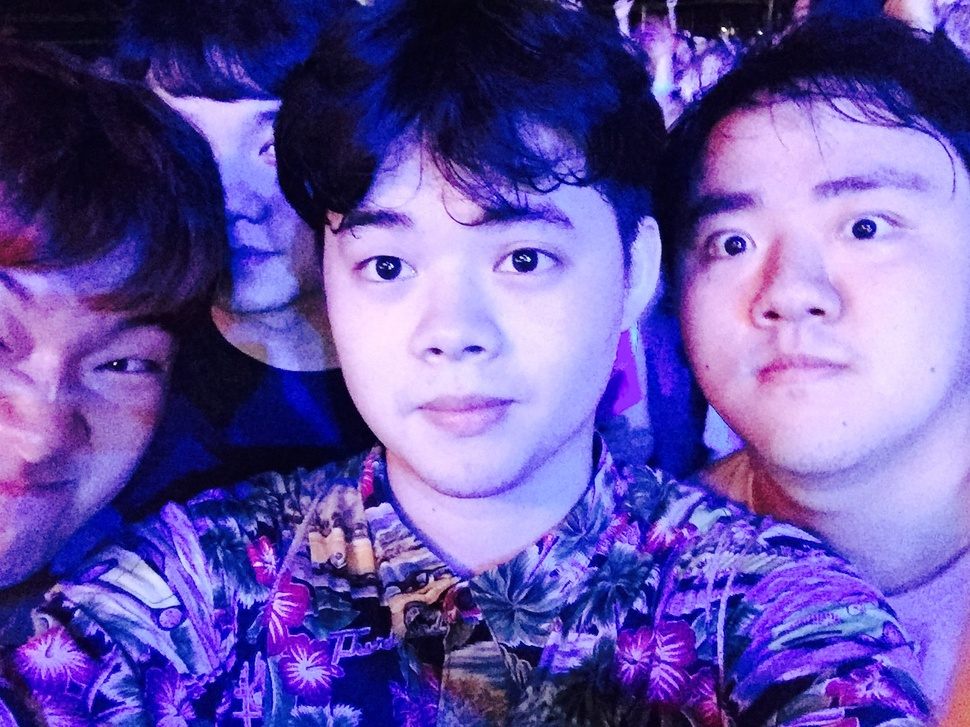
%> input picture 1_clustering/me.jpg, 970 x 727 px, shrunk from 1280 x 960 before the run
$ octave 1_kmeans_image.m   (GNU Octave 9; MATLAB toolbox functions it lacks are replaced by stand-ins)
%> lines starting %> are read from the running program, lines starting %| are printed output that depends on the picture
close all;
I = imread('me.jpg');
%> I is the input picture: size 727x970x3 uint8; mean R, G, B 101.2, 82.6, 165.6
k = 4;
%I(:,:,1)=0;
%I(:,:,2)=0;
%I(:,:,3)=0;
imshow(I);
figure;
I = im2double(I);
%> I: size 727x970x3 double
% [4 lines of commented-out code are left out]

R = I(:,:,1); R = R(:);
%> after `R = I(:,:,1)`:
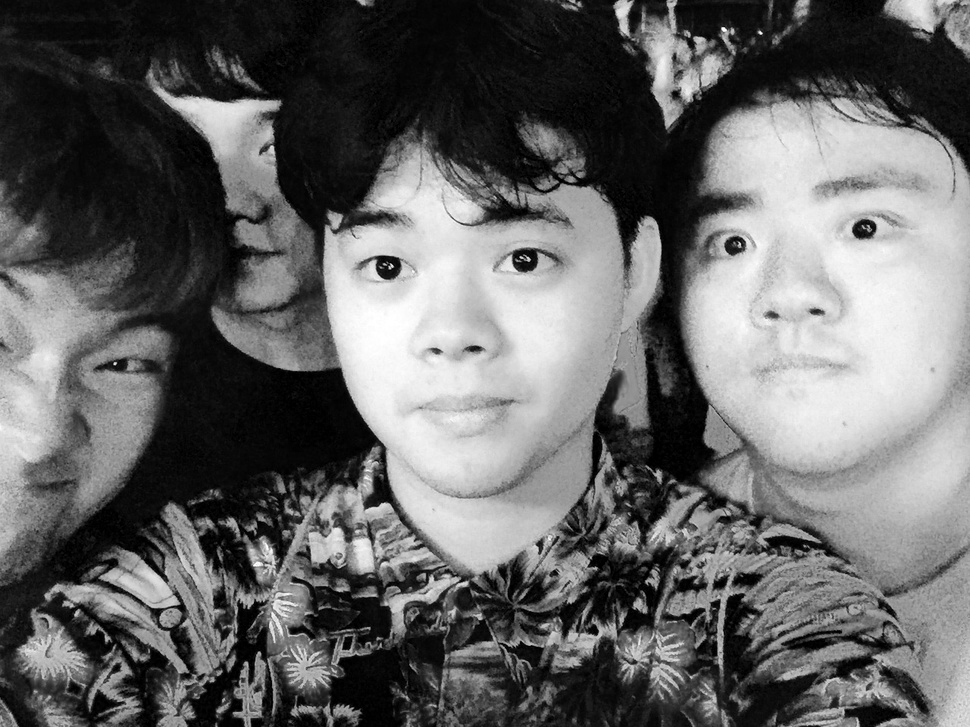
%> R: size 727x970 double; min 0, max 1, mean 0.397
G = I(:,:,2); G = G(:);
%> after `G = I(:,:,2)`:
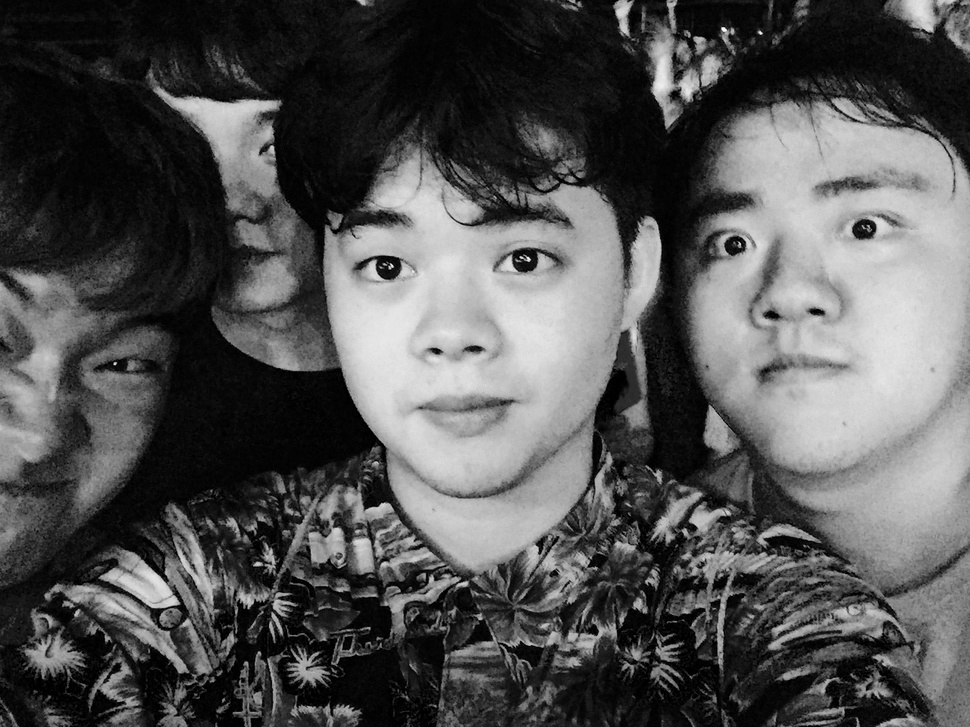
%> G: size 727x970 double; min 0, max 0.988, mean 0.324
B = I(:,:,3); B = B(:);
%> after `B = I(:,:,3)`:
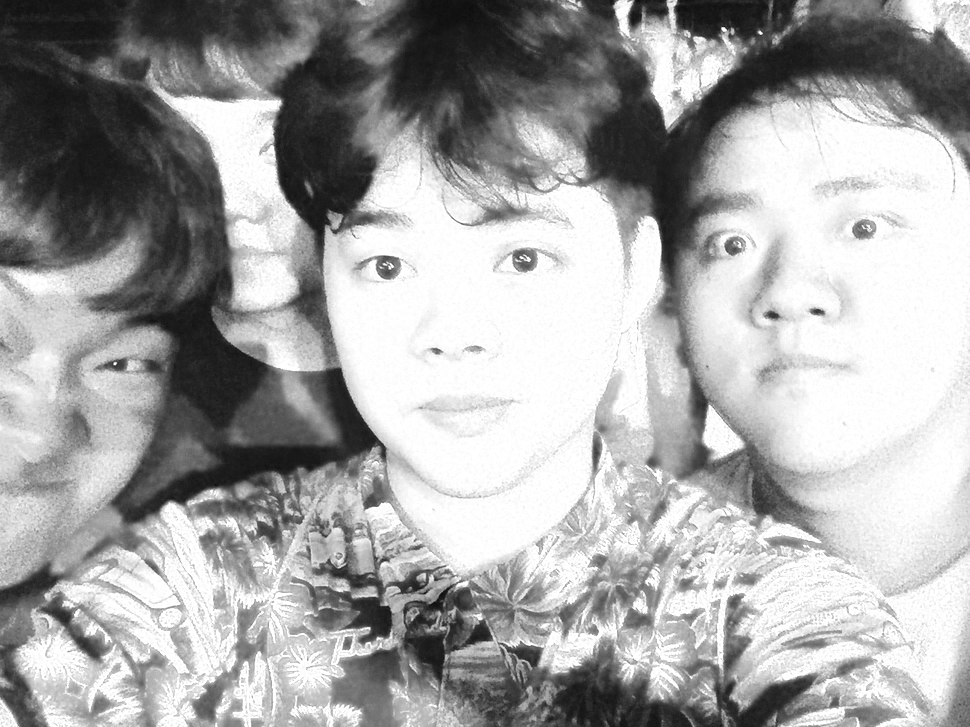
%> B: size 727x970 double; min 0.0392, max 1, mean 0.649
[idx, C, SUMD, D]= kmeans([R G B], k);
%> C = [0.0657 0.046 0.227; 0.806 0.724 0.968; 0.179 0.118 0.631; 0.544 0.392 0.852]; SUMD = [3160; 3904.2; 5937.1; 5771.7]
imshow(ind2rgb(reshape(idx, size(I,1), size(I, 2)), [1 0 0; 0 1 0; 0 0 1; 1 1 0; 1 0 1; 0 1 1; 1 1 1; 0 0 0]))
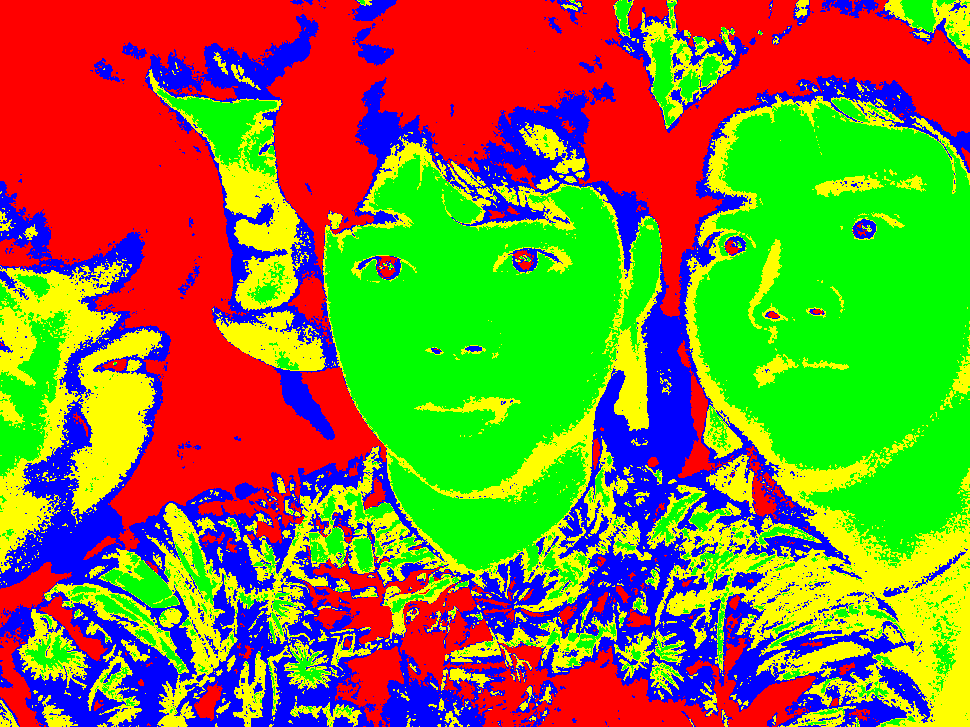
%> displayed picture: size 727x970x3, on the screen's scale of 0 to 255; mean R, G, B 129.2, 124.3, 53.4
%imshow(reshape(idx, size(I,1), size(I, 2)))

$ run again, with 1_clustering/tree.jpg copied over 1_clustering/me.jpg
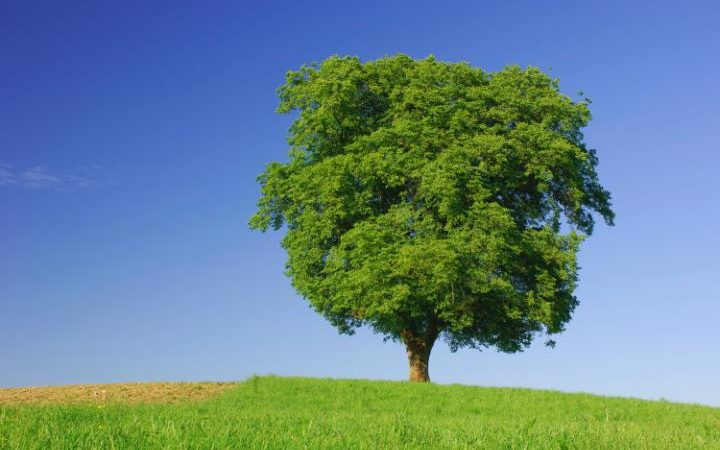
%> input picture 1_clustering/tree.jpg, 720 x 450 px
%> I is the input picture: size 450x720x3 uint8; mean R, G, B 103.2, 133.7, 141.2
%> I: size 450x720x3 double
%> `B = I(:,:,3)`:
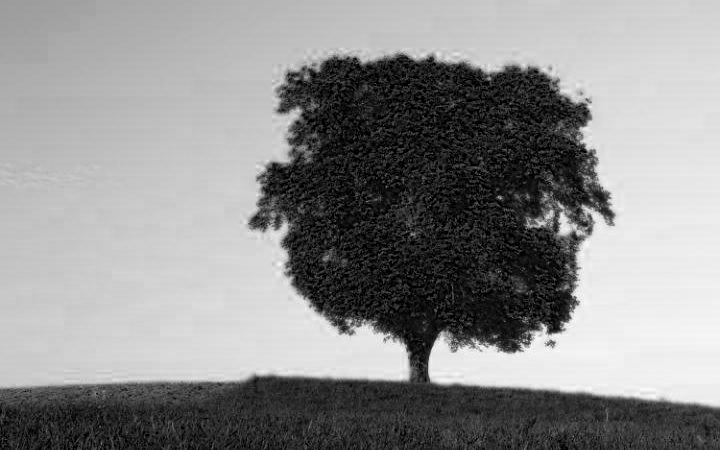
%> B: size 450x720 double; min 0, max 1, mean 0.554
%> C = [0.483 0.604 0.194; 0.578 0.693 0.874; 0.308 0.441 0.749; 0.198 0.297 0.0961]; SUMD = [1487.3; 1518.4; 1608.3; 1286.2]
%> `imshow(ind2rgb(reshape(idx, size(I,1), size(I, 2)), [1 0 0; 0 1 0; 0 0..`:
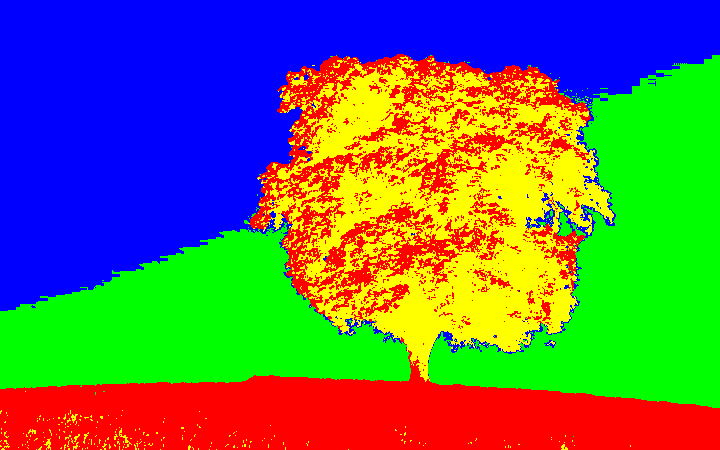
%> displayed picture: size 450x720x3, on the screen's scale of 0 to 255; mean R, G, B 98.4, 113.6, 85.1
